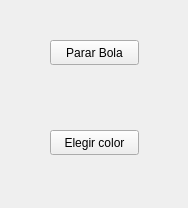
<?xml version="1.0" encoding="UTF-8"?>
<ui version="4.0">
 <class>WidgetBola</class>
 <widget class="QWidget" name="WidgetBola">
  <property name="geometry">
   <rect>
    <x>0</x>
    <y>0</y>
    <width>188</width>
    <height>208</height>
   </rect>
  </property>
  <property name="windowTitle">
   <string>Form</string>
  </property>
  <widget class="QPushButton" name="btnParar">
   <property name="geometry">
    <rect>
     <x>50</x>
     <y>40</y>
     <width>89</width>
     <height>25</height>
    </rect>
   </property>
   <property name="text">
    <string>Parar Bola</string>
   </property>
  </widget>
  <widget class="QPushButton" name="btnColor">
   <property name="geometry">
    <rect>
     <x>50</x>
     <y>130</y>
     <width>89</width>
     <height>25</height>
    </rect>
   </property>
   <property name="text">
    <string>Elegir color</string>
   </property>
  </widget>
 </widget>
 <resources/>
 <connections/>
</ui>
